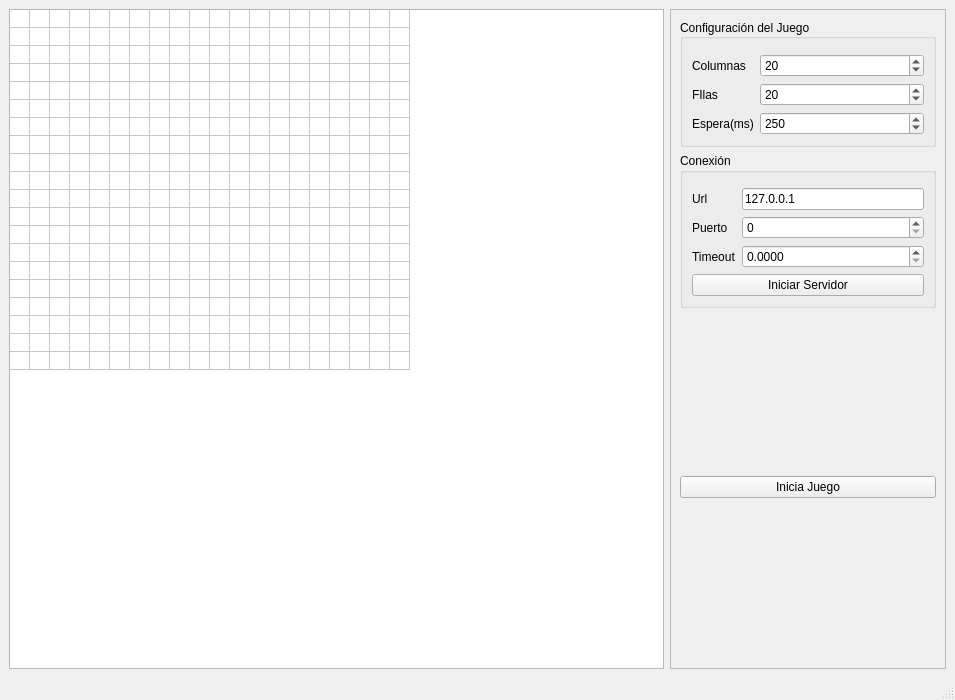
<?xml version="1.0" encoding="UTF-8"?>
<ui version="4.0">
 <class>MainWindow</class>
 <widget class="QMainWindow" name="MainWindow">
  <property name="geometry">
   <rect>
    <x>0</x>
    <y>0</y>
    <width>955</width>
    <height>700</height>
   </rect>
  </property>
  <property name="sizePolicy">
   <sizepolicy hsizetype="Preferred" vsizetype="Preferred">
    <horstretch>0</horstretch>
    <verstretch>0</verstretch>
   </sizepolicy>
  </property>
  <property name="minimumSize">
   <size>
    <width>823</width>
    <height>600</height>
   </size>
  </property>
  <property name="windowTitle">
   <string>Snake - Servidor</string>
  </property>
  <widget class="QWidget" name="centralwidget">
   <layout class="QHBoxLayout" name="horizontalLayout" stretch="1,0">
    <item>
     <widget class="QTableWidget" name="table">
      <property name="minimumSize">
       <size>
        <width>400</width>
        <height>400</height>
       </size>
      </property>
      <property name="lineWidth">
       <number>0</number>
      </property>
      <property name="verticalScrollBarPolicy">
       <enum>Qt::ScrollBarAlwaysOff</enum>
      </property>
      <property name="horizontalScrollBarPolicy">
       <enum>Qt::ScrollBarAlwaysOff</enum>
      </property>
      <property name="editTriggers">
       <set>QAbstractItemView::NoEditTriggers</set>
      </property>
      <property name="tabKeyNavigation">
       <bool>false</bool>
      </property>
      <property name="showDropIndicator" stdset="0">
       <bool>false</bool>
      </property>
      <property name="dragDropOverwriteMode">
       <bool>false</bool>
      </property>
      <property name="selectionMode">
       <enum>QAbstractItemView::NoSelection</enum>
      </property>
      <property name="textElideMode">
       <enum>Qt::ElideNone</enum>
      </property>
      <property name="verticalScrollMode">
       <enum>QAbstractItemView::ScrollPerItem</enum>
      </property>
      <property name="showGrid">
       <bool>true</bool>
      </property>
      <property name="wordWrap">
       <bool>true</bool>
      </property>
      <property name="cornerButtonEnabled">
       <bool>true</bool>
      </property>
      <property name="rowCount">
       <number>20</number>
      </property>
      <property name="columnCount">
       <number>20</number>
      </property>
      <attribute name="horizontalHeaderVisible">
       <bool>false</bool>
      </attribute>
      <attribute name="horizontalHeaderDefaultSectionSize">
       <number>16</number>
      </attribute>
      <attribute name="horizontalHeaderMinimumSectionSize">
       <number>0</number>
      </attribute>
      <attribute name="verticalHeaderVisible">
       <bool>false</bool>
      </attribute>
      <attribute name="verticalHeaderDefaultSectionSize">
       <number>16</number>
      </attribute>
      <attribute name="verticalHeaderMinimumSectionSize">
       <number>0</number>
      </attribute>
      <row/>
      <row/>
      <row/>
      <row/>
      <row/>
      <row/>
      <row/>
      <row/>
      <row/>
      <row/>
      <row/>
      <row/>
      <row/>
      <row/>
      <row/>
      <row/>
      <row/>
      <row/>
      <row/>
      <row/>
      <column/>
      <column/>
      <column/>
      <column/>
      <column/>
      <column/>
      <column/>
      <column/>
      <column/>
      <column/>
      <column/>
      <column/>
      <column/>
      <column/>
      <column/>
      <column/>
      <column/>
      <column/>
      <column/>
      <column/>
     </widget>
    </item>
    <item>
     <widget class="QFrame" name="frame">
      <property name="minimumSize">
       <size>
        <width>276</width>
        <height>0</height>
       </size>
      </property>
      <property name="frameShape">
       <enum>QFrame::StyledPanel</enum>
      </property>
      <property name="frameShadow">
       <enum>QFrame::Raised</enum>
      </property>
      <layout class="QVBoxLayout" name="verticalLayout">
       <item>
        <widget class="QGroupBox" name="group_Config">
         <property name="title">
          <string>Configuración del Juego</string>
         </property>
         <property name="alignment">
          <set>Qt::AlignLeading|Qt::AlignLeft|Qt::AlignVCenter</set>
         </property>
         <property name="flat">
          <bool>false</bool>
         </property>
         <property name="checkable">
          <bool>false</bool>
         </property>
         <layout class="QFormLayout" name="formLayout">
          <property name="horizontalSpacing">
           <number>6</number>
          </property>
          <property name="verticalSpacing">
           <number>6</number>
          </property>
          <property name="topMargin">
           <number>15</number>
          </property>
          <item row="0" column="0">
           <widget class="QLabel" name="label_Col">
            <property name="text">
             <string>Columnas</string>
            </property>
           </widget>
          </item>
          <item row="0" column="1">
           <widget class="QSpinBox" name="spinBox_Columnas">
            <property name="value">
             <number>20</number>
            </property>
           </widget>
          </item>
          <item row="1" column="1">
           <widget class="QSpinBox" name="spinBox_Filas">
            <property name="value">
             <number>20</number>
            </property>
           </widget>
          </item>
          <item row="1" column="0">
           <widget class="QLabel" name="label_Fil">
            <property name="text">
             <string>FIlas</string>
            </property>
           </widget>
          </item>
          <item row="2" column="1">
           <widget class="QSpinBox" name="spinBox_Wait">
            <property name="maximum">
             <number>1000</number>
            </property>
            <property name="value">
             <number>250</number>
            </property>
           </widget>
          </item>
          <item row="2" column="0">
           <widget class="QLabel" name="label_Wait">
            <property name="text">
             <string>Espera(ms)</string>
            </property>
           </widget>
          </item>
         </layout>
        </widget>
       </item>
       <item>
        <widget class="QGroupBox" name="group_Conexion">
         <property name="title">
          <string>Conexión</string>
         </property>
         <layout class="QFormLayout" name="formLayout_2">
          <property name="fieldGrowthPolicy">
           <enum>QFormLayout::AllNonFixedFieldsGrow</enum>
          </property>
          <property name="topMargin">
           <number>15</number>
          </property>
          <item row="1" column="0">
           <widget class="QLabel" name="label_url">
            <property name="text">
             <string>Url</string>
            </property>
           </widget>
          </item>
          <item row="1" column="1">
           <widget class="QLineEdit" name="URL">
            <property name="text">
             <string>127.0.0.1</string>
            </property>
           </widget>
          </item>
          <item row="2" column="0">
           <widget class="QLabel" name="label_Puerto">
            <property name="text">
             <string>Puerto</string>
            </property>
           </widget>
          </item>
          <item row="2" column="1">
           <widget class="QSpinBox" name="spinBox_Puerto"/>
          </item>
          <item row="3" column="0">
           <widget class="QLabel" name="label_Timeout">
            <property name="text">
             <string>Timeout</string>
            </property>
           </widget>
          </item>
          <item row="3" column="1">
           <widget class="QDoubleSpinBox" name="spinBox_Timeout">
            <property name="decimals">
             <number>4</number>
            </property>
           </widget>
          </item>
          <item row="5" column="0" colspan="2">
           <widget class="QPushButton" name="btn_Serv">
            <property name="text">
             <string>Iniciar Servidor</string>
            </property>
           </widget>
          </item>
         </layout>
        </widget>
       </item>
       <item>
        <spacer name="verticalSpacer">
         <property name="orientation">
          <enum>Qt::Vertical</enum>
         </property>
         <property name="sizeHint" stdset="0">
          <size>
           <width>20</width>
           <height>68</height>
          </size>
         </property>
        </spacer>
       </item>
       <item>
        <widget class="QPushButton" name="btn_Juego">
         <property name="text">
          <string>Inicia Juego</string>
         </property>
        </widget>
       </item>
       <item>
        <spacer name="verticalSpacer_2">
         <property name="orientation">
          <enum>Qt::Vertical</enum>
         </property>
         <property name="sizeHint" stdset="0">
          <size>
           <width>20</width>
           <height>69</height>
          </size>
         </property>
        </spacer>
       </item>
      </layout>
     </widget>
    </item>
   </layout>
  </widget>
  <widget class="QStatusBar" name="statusbar"/>
 </widget>
 <resources/>
 <connections/>
</ui>
